Frame 1 (no input): blank canvas, image omitted
Frame 60 (the mouse pressed at the canvas centre just before this capture): blank canvas, image omitted
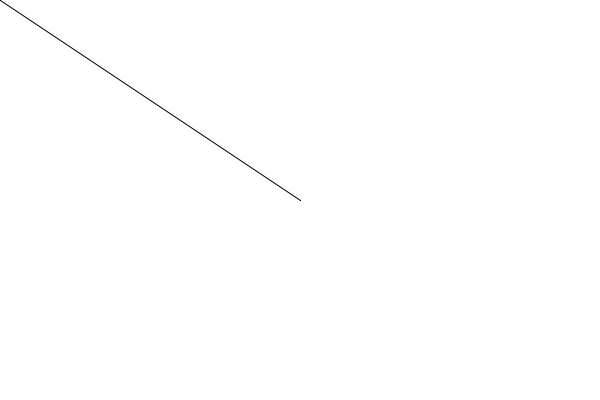
Frame 120 (the mouse held since frame 60 and released just before this capture)

The Processing sketch whose frames 1 and 60 were blank and that drew this single picture after the mouse press (run headless with seeded random() and noise(); from frame 60 on, the mouse is pressed at the canvas centre):

// Processing sketch: week2
// ── week2.pde

void setup() {
  size(600, 400); 
  background(255);
}

void draw() {
  line(mouseX, mouseY, pmouseX, pmouseY);
}

void mousePressed () {
  fill( random(255), random(255), random(255), random(255)); 
}

void mouseDragged () {
  int changeX = abs(mouseX - pmouseX);
  int changeY = abs(mouseY - pmouseY);
  stroke( random(255), random(255), random(255), random(255)); 
  strokeWeight(changeX);
  line(mouseX, mouseY, pmouseX, pmouseY);
}
